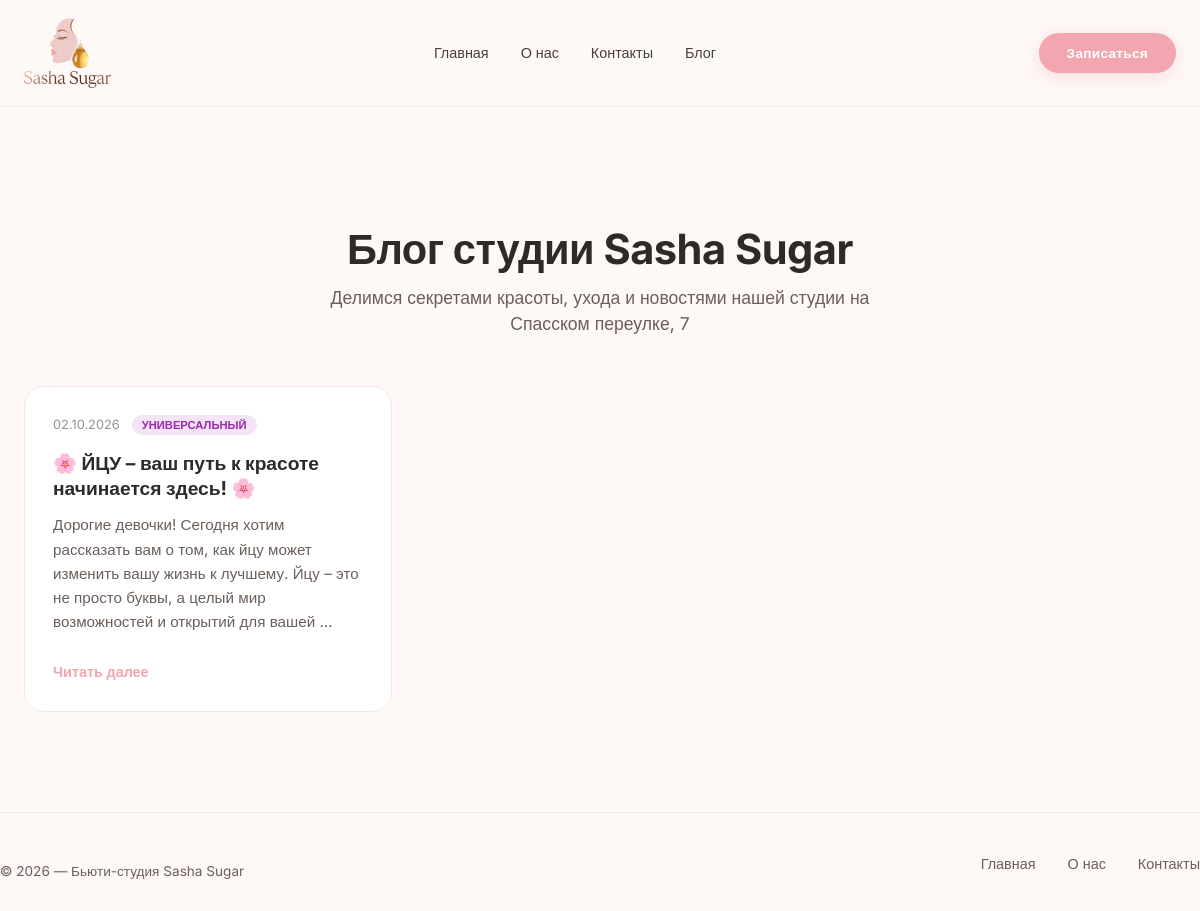
The app's page /posts/blog/ with its own data.
### gen_posts_app/models.py (models this page shows, shortened)
class PostContent(models.Model):
    idea = models.ForeignKey(
        PostIdea,
        on_delete=models.CASCADE,
        related_name='posts',
        verbose_name='Идея'
    )
    variant_name = models.CharField('Название варианта', max_length=100, blank=True, help_text='Например: "Вариант 1", "Часть 1 из 3", "Для Telegram"')
    headline = models.CharField('Заголовок', max_length=200, blank=True)
    body = models.TextField('Текст поста', blank=True)
    hashtags = models.CharField('Хештеги', max_length=300, blank=True)
    is_approved = models.BooleanField('Одобрено', default=False)
    is_published = models.BooleanField('Опубликовано', default=False)
    created_at = models.DateTimeField('Создано', auto_now_add=True)
    updated_at = models.DateTimeField('Обновлено', auto_now=True)
    class Meta:
        verbose_name = 'Контент поста'
        verbose_name_plural = 'Контент постов'
        ordering = ['-created_at']

class PostIdea(models.Model):
    STATUS_CHOICES = [
        ('new', '🆕 Новая'),
        ('in_progress', '⚙️ В работе'),
        ('ready', '✅ Готова к публикации'),
        ('published', ' Опубликована'),
        ('archived', '📦 В архиве'),
    ]
    PLATFORM_CHOICES = [
        ('telegram', 'Telegram'),
        ('vk', 'ВКонтакте'),
        ('both', 'Обе платформы'),
    ]
    topic = models.CharField('Тема поста', max_length=200)
    description = models.TextField('Описание/контекст', blank=True, help_text='Что важно упомянуть? Какие детали?')
    platform = models.CharField('Платформа', max_length=20, choices=PLATFORM_CHOICES, default='telegram')
    status = models.CharField('Статус', max_length=20, choices=STATUS_CHOICES, default='new', db_index=True)
    created_at = models.DateTimeField('Создано', auto_now_add=True)
    updated_at = models.DateTimeField('Обновлено', auto_now=True)
    class Meta:
        verbose_name = 'Идея поста'
        verbose_name_plural = 'Идеи постов'
        ordering = ['-created_at']

### gen_posts_app/views.py (the view)
# urls.py: path('blog/', views.blog_list, name='blog_list'),
def blog_list(request):
    posts = PostContent.objects.filter(is_approved=True).order_by('-created_at')
    return render(request, 'gen_posts_app/blog_list.html', {'posts': posts})

### beauty_app/context_processors.py (called while the page is built)
def faq_context(request):
    faqs = FAQ.objects.filter(is_active=True).order_by('order', 'created_at')
    return {'faqs': faqs}

### booking_app/context_processors.py (called while the page is built)
def pwa_settings(request):
    return {
        'VAPID_PUBLIC_KEY': getattr(settings, 'VAPID_PUBLIC_KEY', ''),
    }

### gen_posts_app/templates/gen_posts_app/blog_list.html (shortened to what this page needs)
{% extends 'lending_base.html' %}
{% load static %}
{% block content %}
<div class="container" style="padding-top: 120px; padding-bottom: 80px;">
    <div class="blog-header">
        <h1 class="section-title">Блог студии Sasha Sugar</h1>
        <p class="blog-subtitle">Делимся секретами красоты, ухода и новостями нашей студии на Спасском переулке, 7</p>
    </div>
    {% if posts %}
        <div class="blog-grid">
            {% for post in posts %}
                <article class="blog-card">
                    <div class="blog-card-body">
                        <div class="blog-meta">
                            <span class="blog-date">{{ post.created_at|date:"d.m.Y" }}</span>
                            {% if post.idea.platform == 'telegram' %}
                                <span class="blog-platform">Telegram</span>
                            {% elif post.idea.platform == 'vk' %}
                                <span class="blog-platform">ВКонтакте</span>
                            {% else %}
                                <span class="blog-platform">Универсальный</span>
                            {% endif %}
                        </div>
                        <h2 class="blog-card-title">{{ post.headline|default:post.idea.topic }}</h2>
                        <p class="blog-card-excerpt">{{ post.body|truncatewords:30 }}</p>
                        <a href="{% url 'gen_posts_app:blog_post_detail' post.id %}" class="btn-read-more">
                            Читать далее
                        </a>
                    </div>
                </article>
            {% endfor %}
        </div>
    {% else %}
        <div class="empty-blog">
            <p>Пока в блоге нет опубликованных статей. Загляните позже!</p>
        </div>
    {% endif %}
</div>
{% endblock %}

### static/css/lending.css (style rules this page uses)
* { margin: 0; padding: 0; box-sizing: border-box; }
body { font-family: 'Inter', sans-serif; background: #fef9f7; color: #2d2a28; line-height: 1.5; }
.container { max-width: 1200px; margin: 0 auto; padding: 0 24px; }
a { text-decoration: none; color: inherit; }
.section-title { font-size: 2.6rem; font-weight: 700; letter-spacing: -0.5px; line-height: 1.1; margin-bottom: 12px; }

### gen_posts_app/templates/gen_posts_app/blog_list.html (style rules this page uses)
.blog-header { text-align: center; margin-bottom: 48px; }
.blog-subtitle { font-size: 1.1rem; color: #6b5f5a; max-width: 600px; margin: 12px auto 0; line-height: 1.5; }
.blog-grid { display: grid; grid-template-columns: repeat(auto-fill, minmax(320px, 1fr)); gap: 24px; }
.blog-card { background: #ffffff; border: 1px solid #f0e8e5; border-radius: 20px; padding: 28px; transition: all 0.25s ease; display: flex; flex-direction: column; }
.blog-meta { display: flex; align-items: center; gap: 12px; margin-bottom: 16px; font-size: 0.8rem; }
.blog-date { color: #9b8f8a; }
.blog-platform { background: #f3e5f5; color: #9c27b0; padding: 2px 10px; border-radius: 20px; font-weight: 600; font-size: 0.7rem; text-transform: uppercase; }
.blog-card-title { font-size: 1.2rem; font-weight: 700; color: #2d2a28; margin: 0 0 12px 0; line-height: 1.3; }
.blog-card-excerpt { font-size: 0.95rem; color: #6b5f5a; line-height: 1.6; margin: 0 0 24px 0; flex-grow: 1; }
.btn-read-more { display: inline-flex; align-items: center; gap: 8px; color: #f2a6b0; font-weight: 600; font-size: 0.9rem; text-decoration: none; transition: all 0.2s ease; }

### records on screen
PostContent: created_at "02.10.2026", shows "УНИВЕРСАЛЬНЫЙ", headline "🌸 ЙЦУ – ваш путь к красоте начинается здесь! 🌸", body "Дорогие девочки! Сегодня хотим рассказать вам о том, как йцу может изменить вашу жизнь к лучшему. Йцу – это не просто буквы, а целый мир возможностей и открытий для вашей …"
